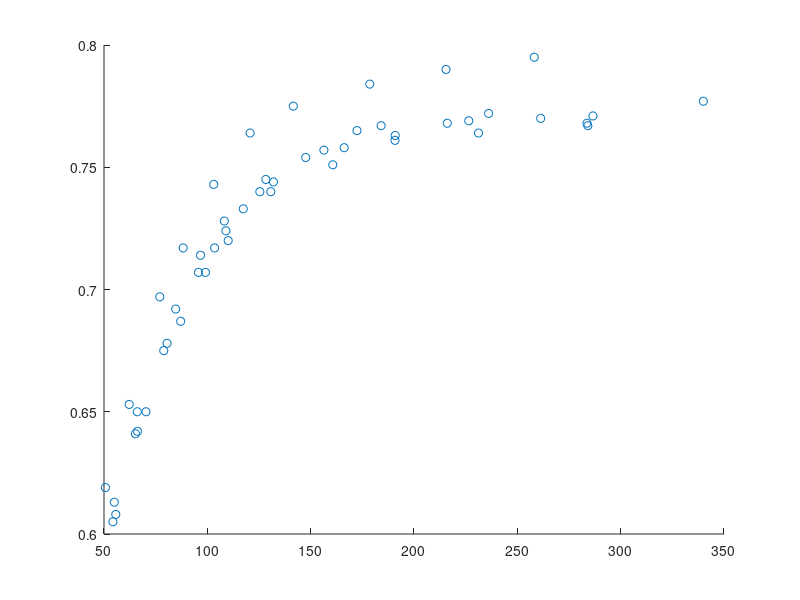

This figure's MATLAB source: (Note: this script raises an error after producing the figure.)
clear, clc, close all

p_init = 1-0.8;
porosity_init = 1 - p_init;

a_init = 1.3;
b_init = 150;
k_init = 0.000;

crospovidone_pressure = [55.0
66.1
84.7
96.7
108.2
128.3
156.4
184.1
226.5
286.6
55.7
70.3
87.1
99.1
110.1
130.7
160.7
190.8
231.2
284.1
54.3
66.2
80.5
95.7
109.0
125.4
147.6
172.4
216.1
261.3
65.2
78.9
103.5
117.4
132.0
166.2
190.9
236.1
283.7
340.0
50.7
62.2
77.0
88.3
103.1
120.7
141.6
178.6
215.5
258.2];

crospovidone_sf = [0.613
0.650
0.692
0.714
0.728
0.745
0.757
0.767
0.769
0.771
0.608
0.650
0.687
0.707
0.720
0.740
0.751
0.761
0.764
0.767
0.605
0.642
0.678
0.707
0.724
0.740
0.754
0.765
0.768
0.770
0.641
0.675
0.717
0.733
0.744
0.758
0.763
0.772
0.768
0.777
0.619
0.653
0.697
0.717
0.743
0.764
0.775
0.784
0.790
0.795];



crospovidone_por = 1-crospovidone_sf;
scatter(crospovidone_pressure, crospovidone_sf)

y_transform = log((1-p_init)./(1-crospovidone_sf));

transform_fit = piston_createFit(crospovidone_pressure,y_transform,a_init,b_init,k_init);
porosity_fit = piston_equ_por_createFit(crospovidone_pressure,crospovidone_por,porosity_init, a_init, b_init, k_init);
porosity_fit_unbound = piston_equ_por_createFit_unbounded(crospovidone_pressure,crospovidone_por,porosity_init, a_init, b_init, k_init);

pressure_cont = min(crospovidone_pressure): max(crospovidone_pressure);

hold on
transform_predict_exp = log((crospovidone_pressure.^(1/transform_fit.a)+transform_fit.b^(1/transform_fit.a))./transform_fit.b^(1/transform_fit.a))+transform_fit.k.*crospovidone_pressure;
transform_predict_value = log((pressure_cont.^(1/transform_fit.a)+transform_fit.b^(1/transform_fit.a))./transform_fit.b^(1/transform_fit.a))+transform_fit.k.*pressure_cont;
transform_predict_sf_exp = 1-((1-p_init)./exp(transform_predict_exp));
transform_predict_sf = 1-((1-p_init)./exp(transform_predict_value));
plot(pressure_cont, transform_predict_sf,'r')

porosity_predict_exp = porosity_init./((((crospovidone_pressure).^(1/porosity_fit.a)+porosity_fit.b.^(1/porosity_fit.a))./porosity_fit.b^(1/porosity_fit.a)).*exp(porosity_fit.k.*crospovidone_pressure));
porosity_fit_predict = porosity_init./((((pressure_cont).^(1/porosity_fit.a)+porosity_fit.b.^(1/porosity_fit.a))./porosity_fit.b^(1/porosity_fit.a)).*exp(porosity_fit.k.*pressure_cont));
plot(pressure_cont, 1-porosity_fit_predict,'b')

porosity_predict_exp_unb = porosity_init./((((crospovidone_pressure).^(1/porosity_fit_unbound.a)+porosity_fit_unbound.b.^(1/porosity_fit_unbound.a))./porosity_fit_unbound.b^(1/porosity_fit_unbound.a)).*exp(porosity_fit_unbound.k.*crospovidone_pressure));
porosity_fit_predict_unb = porosity_init./((((pressure_cont).^(1/porosity_fit_unbound.a)+porosity_fit_unbound.b.^(1/porosity_fit_unbound.a))./porosity_fit_unbound.b^(1/porosity_fit_unbound.a)).*exp(porosity_fit_unbound.k.*pressure_cont));
plot(pressure_cont, 1-porosity_fit_predict_unb,'k')

legend('Experiment Data','Y transform fit', 'Porosity Fit','Porosity Fit Looser Bounds')
xlabel('Compaction Pressure')
ylabel('Relative Density')

figure
scatter(crospovidone_sf,(transform_predict_sf_exp-crospovidone_sf))
hold on
scatter(crospovidone_sf,(1-porosity_predict_exp-crospovidone_sf))
scatter(crospovidone_sf,(1-porosity_predict_exp_unb-crospovidone_sf))

legend({'Transform', 'Porosity','Porosity Looser Bounds'})